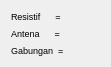
   <widget class="QWidget" name="layoutWidget_5">
    <property name="geometry">
     <rect>
      <x>340</x>
      <y>170</y>
      <width>111</width>
      <height>47</height>
     </rect>
    </property>
    <layout class="QGridLayout" name="gridLayout_9">
     <item row="0" column="0">
      <widget class="QLabel" name="label_19">
       <property name="font">
        <font>
         <pointsize>7</pointsize>
        </font>
       </property>
       <property name="text">
        <string>Resistif      =</string>
       </property>
      </widget>
     </item>
     <item row="0" column="1">
      <widget class="QLabel" name="vswr_r">
       <property name="font">
        <font>
         <pointsize>7</pointsize>
        </font>
       </property>
       <property name="text">
        <string/>
       </property>
      </widget>
     </item>
     <item row="1" column="0">
      <widget class="QLabel" name="label_20">
       <property name="font">
        <font>
         <pointsize>7</pointsize>
        </font>
       </property>
       <property name="text">
        <string>Antena      =</string>
       </property>
      </widget>
     </item>
     <item row="1" column="1">
      <widget class="QLabel" name="vswr_a">
       <property name="font">
        <font>
         <pointsize>7</pointsize>
        </font>
       </property>
       <property name="text">
        <string/>
       </property>
      </widget>
     </item>
     <item row="2" column="0">
      <widget class="QLabel" name="label_21">
       <property name="font">
        <font>
         <pointsize>7</pointsize>
        </font>
       </property>
       <property name="text">
        <string>Gabungan  =</string>
       </property>
      </widget>
     </item>
     <item row="2" column="1">
      <widget class="QLabel" name="vswr_g">
       <property name="font">
        <font>
         <pointsize>7</pointsize>
        </font>
       </property>
       <property name="text">
        <string/>
       </property>
      </widget>
     </item>
    </layout>
   </widget>
